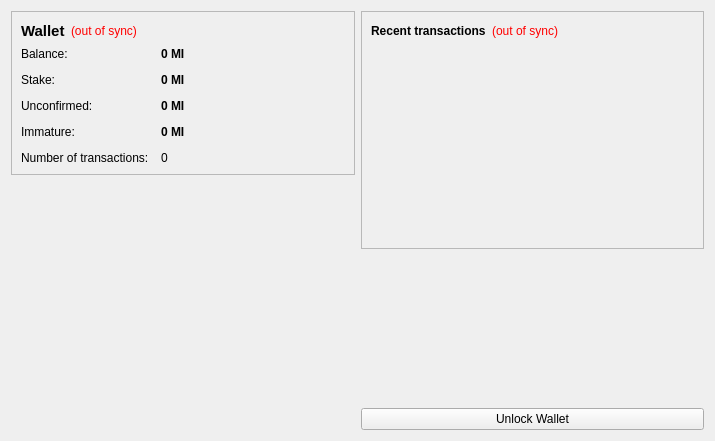
<?xml version="1.0" encoding="UTF-8"?>
<ui version="4.0">
 <class>OverviewPage</class>
 <widget class="QWidget" name="OverviewPage">
  <property name="geometry">
   <rect>
    <x>0</x>
    <y>0</y>
    <width>715</width>
    <height>441</height>
   </rect>
  </property>
  <property name="windowTitle">
   <string>Form</string>
  </property>
  <layout class="QHBoxLayout" name="horizontalLayout" stretch="1,1">
   <item>
    <layout class="QVBoxLayout" name="verticalLayout_2">
     <item>
      <widget class="QFrame" name="frame">
       <property name="frameShape">
        <enum>QFrame::StyledPanel</enum>
       </property>
       <property name="frameShadow">
        <enum>QFrame::Raised</enum>
       </property>
       <layout class="QVBoxLayout" name="verticalLayout_4">
        <item>
         <layout class="QHBoxLayout" name="horizontalLayout_4">
          <item>
           <widget class="QLabel" name="label_5">
            <property name="font">
             <font>
              <pointsize>11</pointsize>
              <weight>75</weight>
              <bold>true</bold>
             </font>
            </property>
            <property name="text">
             <string>Wallet</string>
            </property>
           </widget>
          </item>
          <item>
           <widget class="QLabel" name="labelWalletStatus">
            <property name="toolTip">
             <string>The displayed information may be out of date. Your wallet automatically synchronizes with the WZpoint network after a connection is established, but this process has not completed yet.</string>
            </property>
            <property name="styleSheet">
             <string notr="true">QLabel { color: red; }</string>
            </property>
            <property name="text">
             <string notr="true">(out of sync)</string>
            </property>
            <property name="alignment">
             <set>Qt::AlignLeading|Qt::AlignLeft|Qt::AlignVCenter</set>
            </property>
           </widget>
          </item>
          <item>
           <spacer name="horizontalSpacer_2">
            <property name="orientation">
             <enum>Qt::Horizontal</enum>
            </property>
            <property name="sizeHint" stdset="0">
             <size>
              <width>40</width>
              <height>20</height>
             </size>
            </property>
           </spacer>
          </item>
         </layout>
        </item>
        <item>
         <layout class="QFormLayout" name="formLayout_2">
          <property name="fieldGrowthPolicy">
           <enum>QFormLayout::AllNonFixedFieldsGrow</enum>
          </property>
          <property name="horizontalSpacing">
           <number>12</number>
          </property>
          <property name="verticalSpacing">
           <number>12</number>
          </property>
          <item row="0" column="0">
           <widget class="QLabel" name="label">
            <property name="text">
             <string>Balance:</string>
            </property>
           </widget>
          </item>
          <item row="0" column="1">
           <widget class="QLabel" name="labelBalance">
            <property name="font">
             <font>
              <weight>75</weight>
              <bold>true</bold>
             </font>
            </property>
            <property name="cursor">
             <cursorShape>IBeamCursor</cursorShape>
            </property>
            <property name="toolTip">
             <string>Your current balance</string>
            </property>
            <property name="text">
             <string notr="true">0 MI</string>
            </property>
            <property name="textInteractionFlags">
             <set>Qt::LinksAccessibleByMouse|Qt::TextSelectableByKeyboard|Qt::TextSelectableByMouse</set>
            </property>
           </widget>
          </item>
          <item row="1" column="0">
           <widget class="QLabel" name="label_6">
            <property name="text">
             <string>Stake:</string>
            </property>
           </widget>
          </item>
          <item row="1" column="1">
           <widget class="QLabel" name="labelStake">
            <property name="font">
             <font>
              <weight>75</weight>
              <bold>true</bold>
             </font>
            </property>
            <property name="cursor">
             <cursorShape>IBeamCursor</cursorShape>
            </property>
            <property name="toolTip">
             <string>Total of coins that was staked, and do not yet count toward the current balance</string>
            </property>
            <property name="text">
             <string notr="true">0 MI</string>
            </property>
            <property name="textInteractionFlags">
             <set>Qt::LinksAccessibleByMouse|Qt::TextSelectableByKeyboard|Qt::TextSelectableByMouse</set>
            </property>
           </widget>
          </item>
          <item row="2" column="0">
           <widget class="QLabel" name="label_3">
            <property name="text">
             <string>Unconfirmed:</string>
            </property>
           </widget>
          </item>
          <item row="2" column="1">
           <widget class="QLabel" name="labelUnconfirmed">
            <property name="font">
             <font>
              <weight>75</weight>
              <bold>true</bold>
             </font>
            </property>
            <property name="cursor">
             <cursorShape>IBeamCursor</cursorShape>
            </property>
            <property name="toolTip">
             <string>Total of transactions that have yet to be confirmed, and do not yet count toward the current balance</string>
            </property>
            <property name="text">
             <string notr="true">0 MI</string>
            </property>
            <property name="textInteractionFlags">
             <set>Qt::LinksAccessibleByMouse|Qt::TextSelectableByKeyboard|Qt::TextSelectableByMouse</set>
            </property>
           </widget>
          </item>
          <item row="3" column="0">
           <widget class="QLabel" name="labelImmatureText">
            <property name="text">
             <string>Immature:</string>
            </property>
           </widget>
          </item>
          <item row="3" column="1">
           <widget class="QLabel" name="labelImmature">
            <property name="font">
             <font>
              <weight>75</weight>
              <bold>true</bold>
             </font>
            </property>
            <property name="toolTip">
             <string>Mined balance that has not yet matured</string>
            </property>
            <property name="text">
             <string notr="true">0 MI</string>
            </property>
            <property name="textInteractionFlags">
             <set>Qt::LinksAccessibleByMouse|Qt::TextSelectableByKeyboard|Qt::TextSelectableByMouse</set>
            </property>
           </widget>
          </item>
          <item row="4" column="0">
           <widget class="QLabel" name="label_2">
            <property name="text">
             <string>Number of transactions:</string>
            </property>
           </widget>
          </item>
          <item row="4" column="1">
           <widget class="QLabel" name="labelNumTransactions">
            <property name="toolTip">
             <string>Total number of transactions in wallet</string>
            </property>
            <property name="text">
             <string notr="true">0</string>
            </property>
           </widget>
          </item>
         </layout>
        </item>
       </layout>
      </widget>
     </item>
     <item>
      <spacer name="verticalSpacer">
       <property name="orientation">
        <enum>Qt::Vertical</enum>
       </property>
       <property name="sizeHint" stdset="0">
        <size>
         <width>20</width>
         <height>40</height>
        </size>
       </property>
      </spacer>
     </item>
     <item>
      <widget class="QLabel" name="label_6">
       <property name="text">
        <string/>
       </property>
       <property name="pixmap">
        <pixmap resource="../bitcoin.qrc">:/images/backg</pixmap>
       </property>
       <property name="scaledContents">
        <bool>false</bool>
       </property>
       <property name="alignment">
        <set>Qt::AlignCenter</set>
       </property>
       <property name="margin">
        <number>-2</number>
       </property>
      </widget>
     </item>
    </layout>
   </item>
   <item>
    <layout class="QVBoxLayout" name="verticalLayout_3">
     <item>
      <widget class="QFrame" name="frame_2">
       <property name="frameShape">
        <enum>QFrame::StyledPanel</enum>
       </property>
       <property name="frameShadow">
        <enum>QFrame::Raised</enum>
       </property>
       <layout class="QVBoxLayout" name="verticalLayout">
        <item>
         <layout class="QHBoxLayout" name="horizontalLayout_2">
          <item>
           <widget class="QLabel" name="label_4">
            <property name="text">
             <string>&lt;b&gt;Recent transactions&lt;/b&gt;</string>
            </property>
           </widget>
          </item>
          <item>
           <widget class="QLabel" name="labelTransactionsStatus">
            <property name="toolTip">
             <string>The displayed information may be out of date. Your wallet automatically synchronizes with the WZpoint network after a connection is established, but this process has not completed yet.</string>
            </property>
            <property name="styleSheet">
             <string notr="true">QLabel { color: red; }</string>
            </property>
            <property name="text">
             <string notr="true">(out of sync)</string>
            </property>
            <property name="alignment">
             <set>Qt::AlignRight|Qt::AlignTrailing|Qt::AlignVCenter</set>
            </property>
           </widget>
          </item>
          <item>
           <spacer name="horizontalSpacer">
            <property name="orientation">
             <enum>Qt::Horizontal</enum>
            </property>
            <property name="sizeHint" stdset="0">
             <size>
              <width>40</width>
              <height>20</height>
             </size>
            </property>
           </spacer>
          </item>
         </layout>
        </item>
        <item>
         <widget class="QListView" name="listTransactions">
          <property name="styleSheet">
           <string notr="true">QListView { background: transparent; }</string>
          </property>
          <property name="frameShape">
           <enum>QFrame::NoFrame</enum>
          </property>
          <property name="verticalScrollBarPolicy">
           <enum>Qt::ScrollBarAlwaysOff</enum>
          </property>
          <property name="horizontalScrollBarPolicy">
           <enum>Qt::ScrollBarAlwaysOff</enum>
          </property>
          <property name="selectionMode">
           <enum>QAbstractItemView::NoSelection</enum>
          </property>
         </widget>
        </item>
       </layout>
      </widget>
     </item>
     <item>
      <spacer name="verticalSpacer_2">
       <property name="orientation">
        <enum>Qt::Vertical</enum>
       </property>
       <property name="sizeHint" stdset="0">
        <size>
         <width>20</width>
         <height>40</height>
        </size>
       </property>
      </spacer>
     </item>
     <item>
      <widget class="QPushButton" name="unlockWalletButton">
       <property name="text">
        <string>Unlock Wallet</string>
       </property>
      </widget>
     </item>
    </layout>
   </item>
  </layout>
 </widget>
 <resources>
  <include location="../bitcoin.qrc"/>
 </resources>
 <connections/>
</ui>
